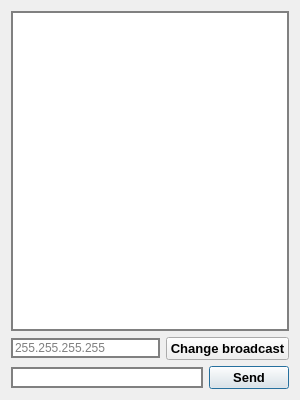
<?xml version="1.0" encoding="UTF-8"?>
<ui version="4.0">
 <class>Dialog</class>
 <widget class="QDialog" name="Dialog">
  <property name="geometry">
   <rect>
    <x>0</x>
    <y>0</y>
    <width>300</width>
    <height>400</height>
   </rect>
  </property>
  <property name="minimumSize">
   <size>
    <width>300</width>
    <height>400</height>
   </size>
  </property>
  <property name="windowTitle">
   <string>Communicator</string>
  </property>
  <layout class="QGridLayout" name="gridLayout_2">
   <item row="0" column="0">
    <layout class="QGridLayout" name="gridLayout">
     <item row="2" column="0">
      <layout class="QHBoxLayout" name="horizontalLayout_2">
       <item>
        <widget class="QLineEdit" name="line_edit_ip">
         <property name="styleSheet">
          <string notr="true">QLineEdit{
border:2px solid gray;
border-radius:2 px;
selection-background-color:darkblue;

}</string>
         </property>
         <property name="placeholderText">
          <string>255.255.255.255</string>
         </property>
        </widget>
       </item>
       <item>
        <widget class="QPushButton" name="button_ip">
         <property name="font">
          <font>
           <pointsize>10</pointsize>
           <weight>75</weight>
           <bold>true</bold>
          </font>
         </property>
         <property name="text">
          <string>Change broadcast</string>
         </property>
         <property name="autoDefault">
          <bool>false</bool>
         </property>
        </widget>
       </item>
      </layout>
     </item>
     <item row="5" column="0">
      <layout class="QHBoxLayout" name="horizontalLayout">
       <item>
        <widget class="QLineEdit" name="line_edit_messege">
         <property name="font">
          <font>
           <pointsize>10</pointsize>
           <weight>50</weight>
           <bold>false</bold>
          </font>
         </property>
         <property name="toolTip">
          <string>Input message</string>
         </property>
         <property name="styleSheet">
          <string notr="true">QLineEdit{
border:2px solid gray;
border-radius:2 px;
selection-background-color:darkblue;

}</string>
         </property>
        </widget>
       </item>
       <item>
        <widget class="QPushButton" name="button_send">
         <property name="font">
          <font>
           <pointsize>10</pointsize>
           <weight>75</weight>
           <bold>true</bold>
          </font>
         </property>
         <property name="toolTip">
          <string>&lt;html&gt;&lt;head/&gt;&lt;body&gt;&lt;p&gt;Send message to all users&lt;/p&gt;&lt;/body&gt;&lt;/html&gt;</string>
         </property>
         <property name="toolTipDuration">
          <number>-1</number>
         </property>
         <property name="text">
          <string>Send</string>
         </property>
         <property name="autoDefault">
          <bool>false</bool>
         </property>
         <property name="default">
          <bool>true</bool>
         </property>
        </widget>
       </item>
      </layout>
     </item>
     <item row="0" column="0">
      <layout class="QVBoxLayout" name="verticalLayout">
       <item>
        <widget class="QListWidget" name="list_chat">
         <property name="font">
          <font>
           <pointsize>10</pointsize>
           <weight>50</weight>
           <bold>false</bold>
          </font>
         </property>
         <property name="toolTip">
          <string>&lt;html&gt;&lt;head/&gt;&lt;body&gt;&lt;p&gt;Send message to all users&lt;/p&gt;&lt;/body&gt;&lt;/html&gt;</string>
         </property>
         <property name="autoFillBackground">
          <bool>false</bool>
         </property>
         <property name="styleSheet">
          <string notr="true">QListWidget{
border:2px solid gray;
}</string>
         </property>
        </widget>
       </item>
      </layout>
     </item>
    </layout>
   </item>
  </layout>
 </widget>
 <resources/>
 <connections/>
</ui>
